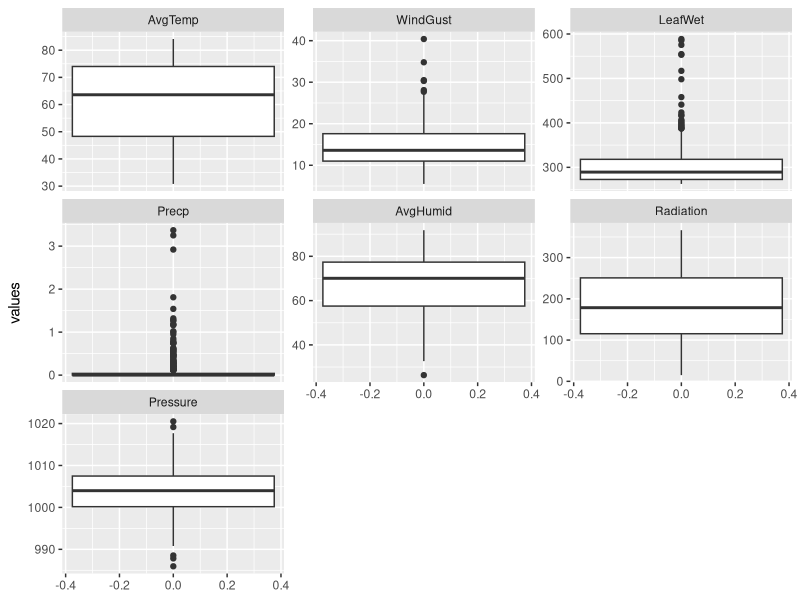
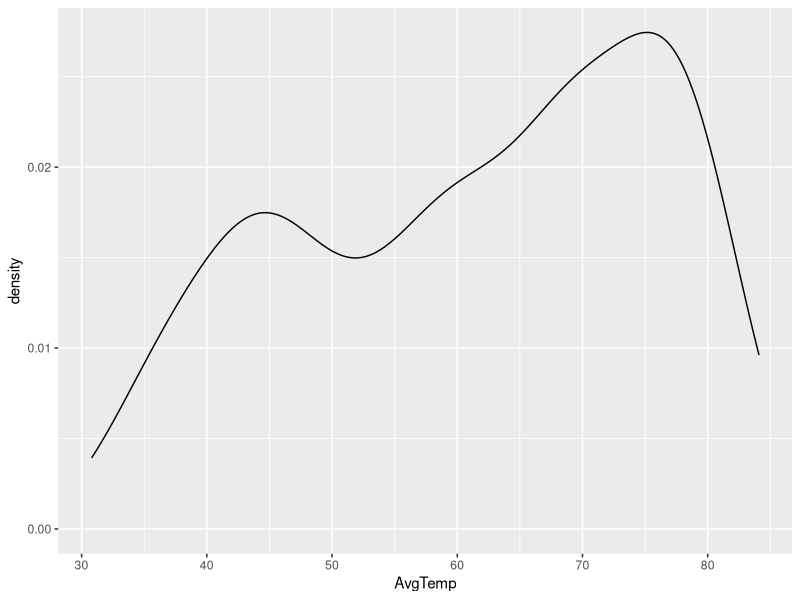

Source code (R) for these figures, in order:
library(readxl)
library(ggplot2)
library(tidyverse)

#reads in the data 
CardinalSD <- read_excel("CardinalSampleData.xlsx")
View(CardinalSampleData)

#converts to a date for
CardinalSD$Date<-as.Date(CardinalSD$Date)
colnames(CardinalSD)<-c("Date","AvgTemp","WindGust","LeafWet","Precp","AvgHumid","Radiation","Pressure")
colnames(CardinalSD)

#boxplots all free scaled
ggplot(stack(CardinalSD[,-1]))+geom_boxplot(aes(y=values))+facet_wrap(~ind,scales = "free_y")

#simple density plot of one variable
ggplot((CardinalSD[,-1]))+geom_density(aes(x=AvgTemp))
